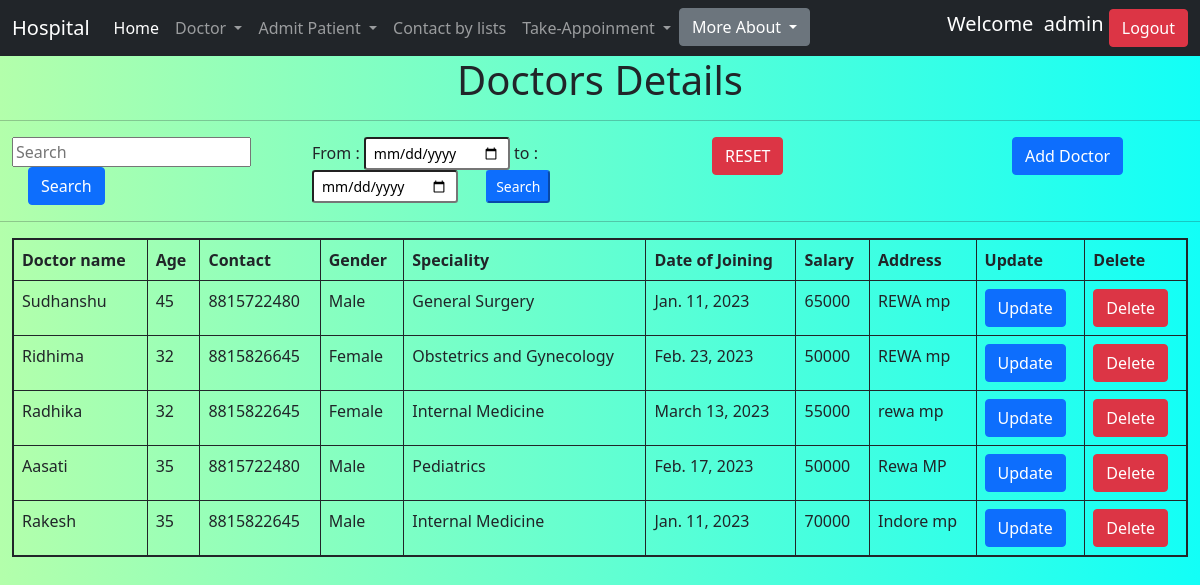
Page /drdata (signed in) on the committed database.
### management/models.py (models this page shows, shortened)
class Doctor(models.Model):
    dr_name = models.CharField(max_length=20)
    age = models.CharField(max_length=3,validators=[RegexValidator("^\S[0-9]{0,3}$")])
    mob_no = models.CharField(max_length=10,validators=[RegexValidator("^(\+\d{1,3}[- ]?)?\d{10}$",message="Only numbers allowed"),MinLengthValidator(10,"10-digit allowed")])
    gender = models.CharField(max_length=20,choices=gen_choice)
    speciality = models.CharField(max_length=100,choices=sep_choice)
    date_of_join = models.DateField()
    salary = models.IntegerField()
    address = models.TextField()

### management/views.py (the view)
# urls.py: path('drdata',views.showdrdata,name='drdata'),
def showdrdata(request):
    if request.user.is_superuser:
        data = Doctor.objects.all()
    else:
        data=Doctor.objects.filter(dr_name=request.user)
    if request.method == 'POST':
        if request.POST['dform'] == "searchform":
            drname = request.POST['drname']
            ddata=Doctor.objects.filter(dr_name__startswith = drname)
            return render(request,'showdrdata.html',{"data":ddata})
        elif request.POST['dform'] == "dateform":
            date1 = request.POST['date1']
            date2 = request.POST['date2']
            data = Doctor.objects.filter(date_of_join__lte=date2,date_of_join__gte=date1)
            return render(request,'showdrdata.html',{"data":data})
    else:
        return render(request,'showdrdata.html',{'data':data})

### management/templates/showdrdata.html (shortened to what this page needs)
{% extends 'base.html' %}
{% block body %}
    <div align="center">
        <h1>Doctors Details<hr></h1>
    </div>
    <div class="container-fluid">
        <div class="row">
            <div class="col-3">
                <form action="" method="POST">
                    <input type="text" name="drname" placeholder="Search">
                    <input type="submit" value="Search" class="btn btn-primary ms-3">
                </form>
            </div>
            <div class="col-4">
                <form action="" method="POST">
                    From : <input type="date" name="date1" class="form-control-sm">
                    to : <input type="date" name="date2" class="form-control-sm">
                    <input type="submit" value="Search" class="btn-sm btn-primary ms-4">
                </form>
            </div>
            <div class="col-3">
                <form action="" >
                    <input type="submit" value="RESET" class="btn btn-danger">
                </form>
            </div>
            <div class="col-2">
                <a class="btn btn-primary" href="{% url 'add_doctor' %}">Add Doctor</a>
            </div>
        </div>
    </div>
    <hr>
    <div class="container-fluid">
        <div class="d-flex justify-content-center" >
            <table align="center" style="border:2px solid black" class="table table-bordered border-dark">
                <thead>
                    <tr>
                        <th>Doctor name</th>
                        <th>Age</th>
                        <th>Contact</th>
                        <th>Gender</th>
                        <th>Speciality</th>
                        <th>Date of Joining</th>
                        <th>Salary</th>
                        <th>Address</th>
                        <th>Update</th>
                        <th>Delete</th>
                    </tr>
                </thead>
                <tbody>
                {% for i in data %}
                    <tr>
                        <td>{{i.dr_name}}</td>
                        <td>{{i.age}}</td>
                        <td>{{i.mob_no}}</td>
                        <td>{{i.gender}}</td>
                        <td>{{i.speciality}}</td>
                        <td>{{i.date_of_join}}</td>
                        <td>{{i.salary}}</td>
                        <td>{{i.address}}</td>
                        <td><a href="{%url 'upddoctor' i.id %}" class="btn btn-primary">Update</a></td>
                        <td><a href="{%url 'deldoctor' i.id %}" class="btn btn-danger" onclick="return confirm('Do you really want to delete')">Delete</a></td>
                    </tr>
                </tbody>
                {% endfor %}
            </table>
        </div>
    </div>
{% endblock body %}

### management/templates/base.html (shortened to what this page needs)
{% load static %}
<!DOCTYPE html>
<html lang="en">
<head>
    <link rel="stylesheet" href="{% static 'CSS/bootstrap.min.css' %}">
  </head>
<body>
    <nav class="navbar navbar-expand-lg navbar-dark bg-dark">
      <div class="container-fluid">
        <a class="navbar-brand " href="#">Hospital</a>
        <div class="collapse navbar-collapse" id="navbarSupportedContent">
          <ul class="navbar-nav me-auto mb-2 mb-lg-0">
            <ul class="navbar-nav">
              <li class="nav-item active">
                <a class="nav-link active" href="{% url 'home' %}">Home</a>
              </li>
              {% if request.session.uname %}
                {% if request.user.is_superuser %}
                <li class="nav-item dropdown">
                  <a class="nav-link dropdown-toggle" href="#" id="navbarDropdown" role="button" data-bs-toggle="dropdown" aria-expanded="false">
                    Doctor
                  </a>
                </li>
                <li class="nav-item dropdown">
                  <a class="nav-link dropdown-toggle" href="#" id="navbarDropdown" role="button" data-bs-toggle="dropdown" aria-expanded="false">
                    Admit Patient
                  </a>
                </li>
                <li class="nav-item">
                  <li><a class="nav-link" href="{% url 'contactlist' %}">Contact by lists</a></li>
                </li>
                {% endif %}
                <li class="nav-item dropdown">
                  <a class="nav-link dropdown-toggle" href="#" id="navbarDropdown" role="button" data-bs-toggle="dropdown" aria-expanded="false">
                    Take-Appoinment
                  </a>
                </li>
              {% endif %}
            </ul>
            <li class="nav-item dropdown">
              <a class="btn btn-secondary dropdown-toggle" href="#" id="navbarDropdown" role="button" data-bs-toggle="dropdown" aria-expanded="false">
                More About
              </a>
            </li>
          </ul>
          {% if request.session.uname %}
            <h5 style="color: white;" class=n"me-5">Welcome &nbsp;{{request.session.uname}}&nbsp;</h5>
            <a href="{% url 'logoutuser' %}" class="btn btn-danger">Logout</a>
            {% else %}
           <a href="{% url 'loginuser' %}" class="btn btn-primary">Login</a>
          {% endif %}
        </div>
      </div>
    </nav>
  {% block body %}{% endblock body %}
</body>
</html>

### management/templates/showdrdata.html (style rules this page uses)
body { background: #B3FFAB; background: -webkit-linear-gradient(to left, #12FFF7, #B3FFAB); background: linear-gradient(to left, #12FFF7, #B3FFAB); }

### rows in the picture
Doctor: dr_name "Sudhanshu", age "45", mob_no "8815722480", gender "Male", speciality "General Surgery", date_of_join "Jan. 11, 2023", salary "65000", address "REWA mp"
Doctor: dr_name "Ridhima", age "32", mob_no "8815826645", gender "Female", speciality "Obstetrics and Gynecology", date_of_join "Feb. 23, 2023", salary "50000", address "REWA mp"
Doctor: dr_name "Radhika", age "32", mob_no "8815822645", gender "Female", speciality "Internal Medicine", date_of_join "March 13, 2023", salary "55000", address "rewa mp"
Doctor: dr_name "Aasati", age "35", mob_no "8815722480", gender "Male", speciality "Pediatrics", date_of_join "Feb. 17, 2023", salary "50000", address "Rewa MP"
Doctor: dr_name "Rakesh", age "35", mob_no "8815822645", gender "Male", speciality "Internal Medicine", date_of_join "Jan. 11, 2023", salary "70000", address "Indore mp"

### other values in the picture
{{ request.session.uname }} "admin"
